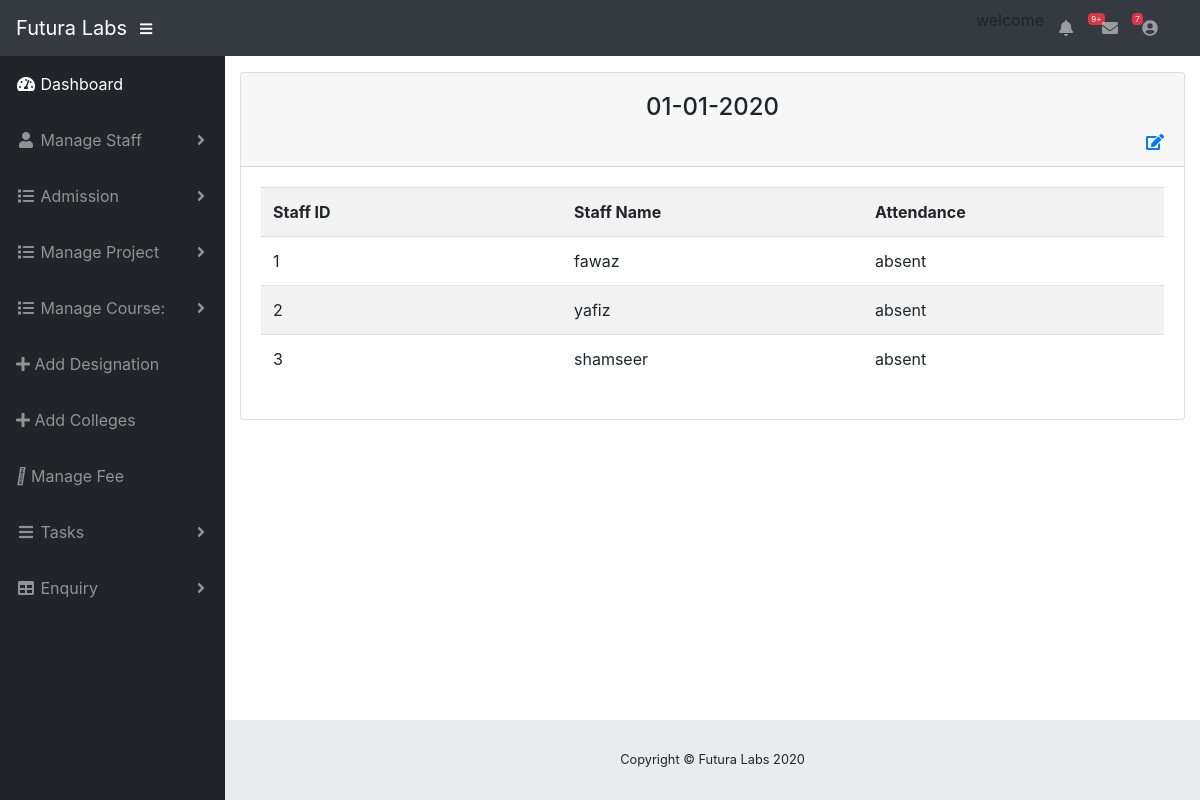
Screenshot of /attendance-bydate.php?id=01-01-2020 (signed in) with the database file from the repository.
### tables this page shows
CREATE TABLE `attendance` (
  `attend_id` int(11) NOT NULL,
  `staff_id` int(11) NOT NULL,
  `date` varchar(30) NOT NULL,
  `attendance` varchar(20) NOT NULL
);

CREATE TABLE `staff` (
  `staff_id` int(11) NOT NULL,
  `design_id` int(11) NOT NULL,
  `staff_name` varchar(30) NOT NULL,
  `gender` varchar(20) NOT NULL,
  `Age` int(20) NOT NULL,
  `address` varchar(50) NOT NULL,
  `phone` varchar(50) NOT NULL,
  `email` varchar(30) NOT NULL,
  `join_date` date NOT NULL
);

### attendance-bydate.php (the view)
<?php
include "admin_header.php";
$id=$_GET['id'];
?>
<form action="" method="post">
		<div class="card">
			<div class="card-header">
          <center>  <h4 class="m-0 py-2"><?php echo "$id";?></h4></center>
           <div style="float: right;"><a href="edit-attendance.php?id=<?php echo $id?>"><i class="fa fa-edit"></i></a> </div>
			</div>
			<div class="card-body">
					<table class="table table-striped">
						<tr>
							<th width="25%">Staff ID</th>
							<th width="25%">Staff Name</th>
							<th width="25%">Attendance</th>
						</tr>
                        <?php
        $result=mysqli_query($con,"select * from attendance JOIN staff ON attendance.staff_id=staff.staff_id WHERE date='$id'");
            while($rows=mysqli_fetch_array($result))
            {
                ?>
<tr>
	<td><?php echo $rows['staff_id']; ?></td>
	<td><?php echo $rows['staff_name']; ?></td>
    <td><?php echo $rows['attendance']; ?></td>
</tr>
<?php }
            ?>
					</table>
				</form>
			</div>
		</div>
	</div>
    <?php include 'footer.php'; ?>

### rows the page displays
attendance: staff.staff_id "1", staff.staff_name "fawaz", attendance "absent"
attendance: staff.staff_id "2", staff.staff_name "yafiz", attendance "absent"
attendance: staff.staff_id "3", staff.staff_name "shamseer", attendance "absent"

### other values shown
$id "01-01-2020"
